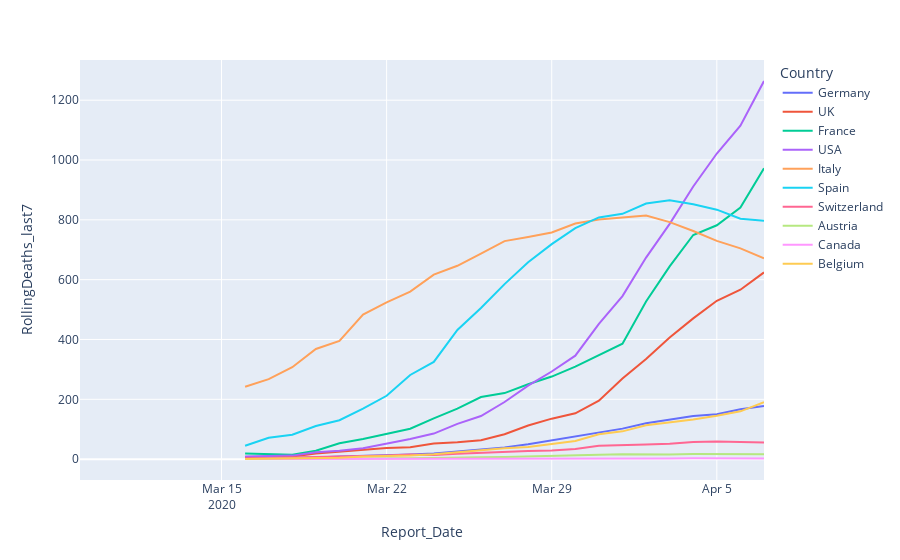

Notebook cell for this chart:
### Code cell
fig=px.line(base,x="Report_Date",y="RollingDeaths_last7",color="Country")
fig.show()

### Figure 1 — Plotly figure (JSON) as saved in the notebook; plotly's stock layout.template omitted (floating-point values rounded to 4 significant figures)
{"data": [{"hovertemplate": "Country=Germany<br>Report_Date=%{x}<br>RollingDeaths_last7=%{y}<extra></extra>", "legendgroup": "Germany", "line": {"color": "#636efa", "dash": "solid"}, "mode": "lines", "name": "Germany", "showlegend": true, "type": "scatter", "x": ["2020-03-09", "2020-03-10", "2020-03-11", "2020-03-12", "2020-03-13", "2020-03-14", "2020-03-15", "2020-03-16", "2020-03-17", "2020-03-18", "2020-03-19", "2020-03-20", "2020-03-21", "2020-03-22", "2020-03-23", "2020-03-24", "2020-03-25", "2020-03-26", "2020-03-27", "2020-03-28", "2020-03-29", "2020-03-30", "2020-03-31", "2020-04-01", "2020-04-02", "2020-04-03", "2020-04-04", "2020-04-05", "2020-04-06", "2020-04-07"], "xaxis": "x", "y": [null, null, null, null, null, null, null, 2.143, 3.143, 3.571, 5.857, 8.571, 10.71, 11.86, 15.14, 19, 25.43, 31.86, 39.29, 49.86, 62.71, 74.57, 88.29, 102, 120, 133.3, 144.4, 150.1, 166.4, 177.3], "yaxis": "y"}, {"hovertemplate": "Country=UK<br>Report_Date=%{x}<br>RollingDeaths_last7=%{y}<extra></extra>", "legendgroup": "UK", "line": {"color": "#EF553B", "dash": "solid"}, "mode": "lines", "name": "UK", "showlegend": true, "type": "scatter", "x": ["2020-03-09", "2020-03-10", "2020-03-11", "2020-03-12", "2020-03-13", "2020-03-14", "2020-03-15", "2020-03-16", "2020-03-17", "2020-03-18", "2020-03-19", "2020-03-20", "2020-03-21", "2020-03-22", "2020-03-23", "2020-03-24", "2020-03-25", "2020-03-26", "2020-03-27", "2020-03-28", "2020-03-29", "2020-03-30", "2020-03-31", "2020-04-01", "2020-04-02", "2020-04-03", "2020-04-04", "2020-04-05", "2020-04-06", "2020-04-07"], "xaxis": "x", "y": [null, null, null, null, null, null, null, 7.286, 7, 9, 18.43, 24.14, 30.29, 37.14, 40, 52.43, 56.29, 63, 83.14, 112.3, 135.3, 153.3, 195.3, 269.6, 334.7, 406.6, 470.6, 529.4, 566.4, 624.3], "yaxis": "y"}, {"hovertemplate": "Country=France<br>Report_Date=%{x}<br>RollingDeaths_last7=%{y}<extra></extra>", "legendgroup": "France", "line": {"color": "#00cc96", "dash": "solid"}, "mode": "lines", "name": "France", "showlegend": true, "type": "scatter", "x": ["2020-03-09", "2020-03-10", "2020-03-11", "2020-03-12", "2020-03-13", "2020-03-14", "2020-03-15", "2020-03-16", "2020-03-17", "2020-03-18", "2020-03-19", "2020-03-20", "2020-03-21", "2020-03-22", "2020-03-23", "2020-03-24", "2020-03-25", "2020-03-26", "2020-03-27", "2020-03-28", "2020-03-29", "2020-03-30", "2020-03-31", "2020-04-01", "2020-04-02", "2020-04-03", "2020-04-04", "2020-04-05", "2020-04-06", "2020-04-07"], "xaxis": "x", "y": [null, null, null, null, null, null, null, 18.43, 16.43, 14.29, 27.86, 53, 67.29, 83.29, 101.7, 136, 169, 207.6, 220.7, 250.3, 276, 309.1, 346.1, 385.9, 527.3, 644.6, 749.4, 781.7, 841, 972.1], "yaxis": "y"}, {"hovertemplate": "Country=USA<br>Report_Date=%{x}<br>RollingDeaths_last7=%{y}<extra></extra>", "legendgroup": "USA", "line": {"color": "#ab63fa", "dash": "solid"}, "mode": "lines", "name": "USA", "showlegend": true, "type": "scatter", "x": ["2020-03-09", "2020-03-10", "2020-03-11", "2020-03-12", "2020-03-13", "2020-03-14", "2020-03-15", "2020-03-16", "2020-03-17", "2020-03-18", "2020-03-19", "2020-03-20", "2020-03-21", "2020-03-22", "2020-03-23", "2020-03-24", "2020-03-25", "2020-03-26", "2020-03-27", "2020-03-28", "2020-03-29", "2020-03-30", "2020-03-31", "2020-04-01", "2020-04-02", "2020-04-03", "2020-04-04", "2020-04-05", "2020-04-06", "2020-04-07"], "xaxis": "x", "y": [null, null, null, null, null, null, null, 9, 11.43, 11.71, 22.86, 28.14, 36.14, 50.57, 67.43, 85.43, 117.7, 144.1, 191, 245.6, 292.9, 345.9, 452.4, 545, 673.9, 786.6, 911.6, 1022.0, 1115, 1264.0], "yaxis": "y"}, {"hovertemplate": "Country=Italy<br>Report_Date=%{x}<br>RollingDeaths_last7=%{y}<extra></extra>", "legendgroup": "Italy", "line": {"color": "#FFA15A", "dash": "solid"}, "mode": "lines", "name": "Italy", "showlegend": true, "type": "scatter", "x": ["2020-03-09", "2020-03-10", "2020-03-11", "2020-03-12", "2020-03-13", "2020-03-14", "2020-03-15", "2020-03-16", "2020-03-17", "2020-03-18", "2020-03-19", "2020-03-20", "2020-03-21", "2020-03-22", "2020-03-23", "2020-03-24", "2020-03-25", "2020-03-26", "2020-03-27", "2020-03-28", "2020-03-29", "2020-03-30", "2020-03-31", "2020-04-01", "2020-04-02", "2020-04-03", "2020-04-04", "2020-04-05", "2020-04-06", "2020-04-07"], "xaxis": "x", "y": [null, null, null, null, null, null, null, 242.1, 267.4, 307.3, 368.3, 395.1, 483.4, 523.9, 559.9, 616.7, 646.4, 687.1, 728.9, 742.6, 757.6, 787.7, 801.1, 807.4, 814.3, 792.4, 762.7, 729.7, 704.6, 671.3], "yaxis": "y"}, {"hovertemplate": "Country=Spain<br>Report_Date=%{x}<br>RollingDeaths_last7=%{y}<extra></extra>", "legendgroup": "Spain", "line": {"color": "#19d3f3", "dash": "solid"}, "mode": "lines", "name": "Spain", "showlegend": true, "type": "scatter", "x": ["2020-03-09", "2020-03-10", "2020-03-11", "2020-03-12", "2020-03-13", "2020-03-14", "2020-03-15", "2020-03-16", "2020-03-17", "2020-03-18", "2020-03-19", "2020-03-20", "2020-03-21", "2020-03-22", "2020-03-23", "2020-03-24", "2020-03-25", "2020-03-26", "2020-03-27", "2020-03-28", "2020-03-29", "2020-03-30", "2020-03-31", "2020-04-01", "2020-04-02", "2020-04-03", "2020-04-04", "2020-04-05", "2020-04-06", "2020-04-07"], "xaxis": "x", "y": [null, null, null, null, null, null, null, 44.86, 71.14, 81.29, 110.7, 130, 168.6, 211.9, 281.3, 325, 432, 505, 585, 658.1, 718.7, 772.1, 808, 820, 854.7, 865.7, 852.1, 834, 803.6, 797.3], "yaxis": "y"}, {"hovertemplate": "Country=Switzerland<br>Report_Date=%{x}<br>RollingDeaths_last7=%{y}<extra></extra>", "legendgroup": "Switzerland", "line": {"color": "#FF6692", "dash": "solid"}, "mode": "lines", "name": "Switzerland", "showlegend": true, "type": "scatter", "x": ["2020-03-09", "2020-03-10", "2020-03-11", "2020-03-12", "2020-03-13", "2020-03-14", "2020-03-15", "2020-03-16", "2020-03-17", "2020-03-18", "2020-03-19", "2020-03-20", "2020-03-21", "2020-03-22", "2020-03-23", "2020-03-24", "2020-03-25", "2020-03-26", "2020-03-27", "2020-03-28", "2020-03-29", "2020-03-30", "2020-03-31", "2020-04-01", "2020-04-02", "2020-04-03", "2020-04-04", "2020-04-05", "2020-04-06", "2020-04-07"], "xaxis": "x", "y": [null, null, null, null, null, null, null, 1.714, 3.429, 3.429, 5.286, 6.143, 8.857, 12, 15.14, 13.57, 17.86, 21.43, 25.29, 27, 28.86, 34.14, 44.43, 47.86, 49.29, 51.43, 57.43, 59.29, 58, 55.43], "yaxis": "y"}, {"hovertemplate": "Country=Austria<br>Report_Date=%{x}<br>RollingDeaths_last7=%{y}<extra></extra>", "legendgroup": "Austria", "line": {"color": "#B6E880", "dash": "solid"}, "mode": "lines", "name": "Austria", "showlegend": true, "type": "scatter", "x": ["2020-03-09", "2020-03-10", "2020-03-11", "2020-03-12", "2020-03-13", "2020-03-14", "2020-03-15", "2020-03-16", "2020-03-17", "2020-03-18", "2020-03-19", "2020-03-20", "2020-03-21", "2020-03-22", "2020-03-23", "2020-03-24", "2020-03-25", "2020-03-26", "2020-03-27", "2020-03-28", "2020-03-29", "2020-03-30", "2020-03-31", "2020-04-01", "2020-04-02", "2020-04-03", "2020-04-04", "2020-04-05", "2020-04-06", "2020-04-07"], "xaxis": "x", "y": [null, null, null, null, null, null, null, 0.4286, 0.4286, 0.5714, 0.7143, 0.7143, 1, 2.143, 2.571, 3.571, 3.714, 6.143, 7.429, 8.571, 10, 12.43, 14.29, 16.57, 15.57, 15.71, 16.86, 16.86, 16, 16.43], "yaxis": "y"}, {"hovertemplate": "Country=Canada<br>Report_Date=%{x}<br>RollingDeaths_last7=%{y}<extra></extra>", "legendgroup": "Canada", "line": {"color": "#FF97FF", "dash": "solid"}, "mode": "lines", "name": "Canada", "showlegend": true, "type": "scatter", "x": ["2020-03-09", "2020-03-10", "2020-03-11", "2020-03-12", "2020-03-13", "2020-03-14", "2020-03-15", "2020-03-16", "2020-03-17", "2020-03-18", "2020-03-19", "2020-03-20", "2020-03-21", "2020-03-22", "2020-03-23", "2020-03-24", "2020-03-25", "2020-03-26", "2020-03-27", "2020-03-28", "2020-03-29", "2020-03-30", "2020-03-31", "2020-04-01", "2020-04-02", "2020-04-03", "2020-04-04", "2020-04-05", "2020-04-06", "2020-04-07"], "xaxis": "x", "y": [null, null, null, null, null, null, null, 0.4286, 0.4286, 0.8571, 0.8571, 1, 1.286, 1.286, 1.286, 1.286, 0.8571, 1, 0.8571, 1, 1, 0.8571, 1.571, 1.571, 2.429, 2.429, 3, 3, 2.714, 2.143], "yaxis": "y"}, {"hovertemplate": "Country=Belgium<br>Report_Date=%{x}<br>RollingDeaths_last7=%{y}<extra></extra>", "legendgroup": "Belgium", "line": {"color": "#FECB52", "dash": "solid"}, "mode": "lines", "name": "Belgium", "showlegend": true, "type": "scatter", "x": ["2020-03-09", "2020-03-10", "2020-03-11", "2020-03-12", "2020-03-13", "2020-03-14", "2020-03-15", "2020-03-16", "2020-03-17", "2020-03-18", "2020-03-19", "2020-03-20", "2020-03-21", "2020-03-22", "2020-03-23", "2020-03-24", "2020-03-25", "2020-03-26", "2020-03-27", "2020-03-28", "2020-03-29", "2020-03-30", "2020-03-31", "2020-04-01", "2020-04-02", "2020-04-03", "2020-04-04", "2020-04-05", "2020-04-06", "2020-04-07"], "xaxis": "x", "y": [null, null, null, null, null, null, null, 0.7143, 1.429, 1.571, 2.571, 4.857, 9, 10.14, 11.86, 16, 23.43, 28.43, 36, 40.86, 50.86, 60.71, 83.29, 92.86, 113, 122, 132.9, 145.1, 159.9, 190], "yaxis": "y"}], "layout": {"legend": {"title": {"text": "Country"}, "tracegroupgap": 0}, "margin": {"t": 60}, "xaxis": {"anchor": "y", "domain": [0, 1], "title": {"text": "Report_Date"}}, "yaxis": {"anchor": "x", "domain": [0, 1], "title": {"text": "RollingDeaths_last7"}}}}
